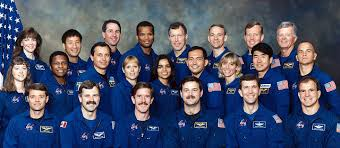
#> input picture resources/face.jpg, 340 x 148 px
$ python chapter22_faceDetection.py
#> lines starting #> are read from the running program, lines starting #| are printed output that depends on the picture; after the words box and inside, x2 and y2 are one past the last pixel; in counts of white or black regions, pixels touching at a corner belong together
# face detection in image

import cv2 as cv

face_cascade = cv.CascadeClassifier('resources/haarcascade_frontalface_default.xml')
img = cv.imread('resources/face.jpg')
#> img is the input picture: shape (148, 340, 3); mean B, G, R 103, 79.9, 72.5
gray_img = cv.cvtColor(img, cv.COLOR_BGR2GRAY)
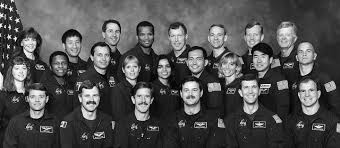
#> gray_img: shape (148, 340); min 0, max 254, mean 80.3

faces = face_cascade.detectMultiScale(gray_img, 1.1, 4)
#> faces = [[292, 42, 26, 26], [90, 45, 25, 25], [182, 49, 25, 25], [177, 79, 27, 27], [293, 80, 28, 28], [25, 87, 24, 24], [131, 86, 25, 25]]
# draw rectangle around the faces

for(x,y,w,h) in faces:
    cv.rectangle(img, (x,y), (x+w, y+h), (255,0,0),2)
#> this loop made 7 passes
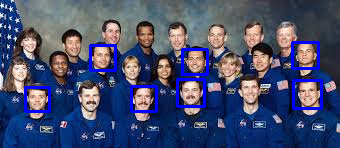
#> img: shape (148, 340, 3); 4.24% of pixels changed, all inside (x1, y1, x2, y2) = (24, 41, 323, 113)


cv.imshow('Original Image', img)
cv.waitKey(0)
cv.destroyAllWindows()

$ run again, with resources/image.jpg copied over resources/face.jpg
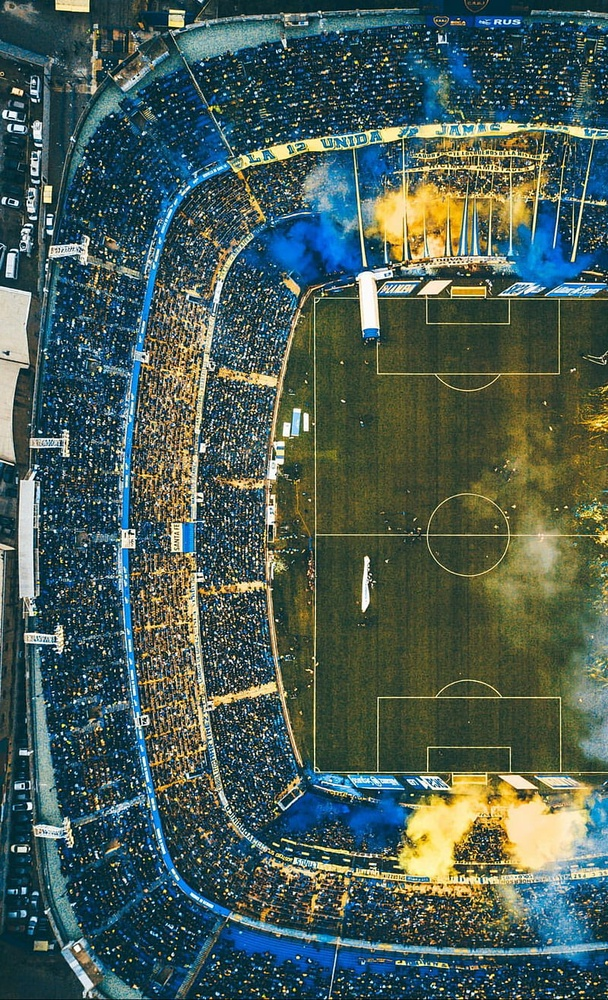
#> input picture resources/image.jpg, 608 x 1000 px, shrunk from 800 x 1316 before the run
#> img is the input picture: shape (1000, 608, 3); mean B, G, R 86, 92.8, 72.7
#> `gray_img = cv.cvtColor(img, cv.COLOR_BGR2GRAY)`:
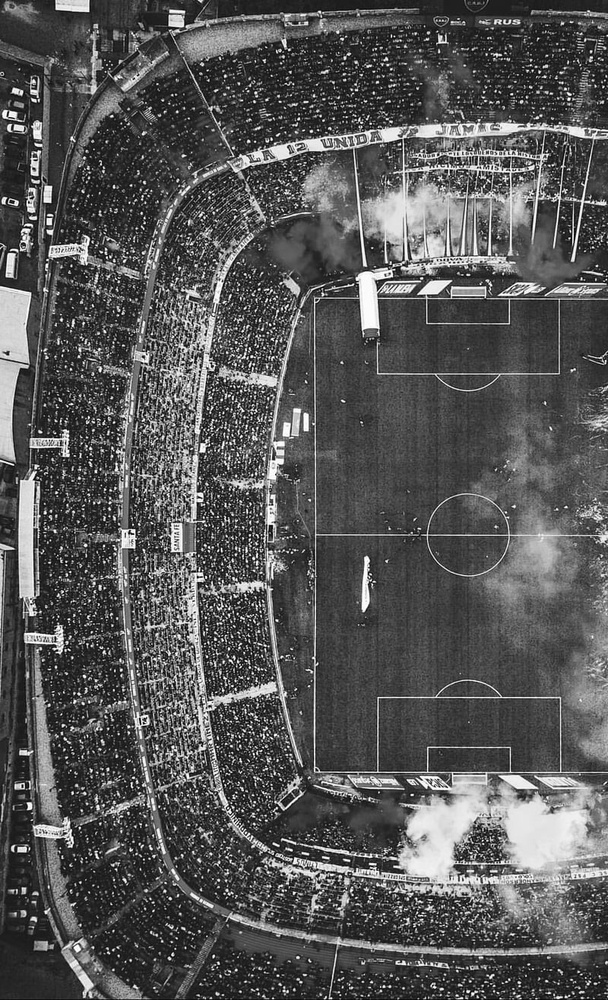
#> gray_img: shape (1000, 608); min 0, max 255, mean 86
#> faces = ()
